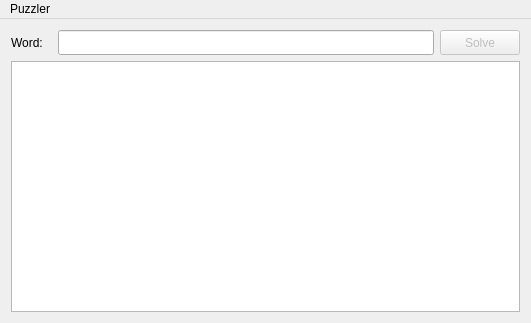
<?xml version="1.0" encoding="UTF-8"?>
<ui version="4.0">
 <class>PuzzlerWindow</class>
 <widget class="QMainWindow" name="PuzzlerWindow">
  <property name="geometry">
   <rect>
    <x>0</x>
    <y>0</y>
    <width>531</width>
    <height>323</height>
   </rect>
  </property>
  <property name="sizePolicy">
   <sizepolicy hsizetype="Preferred" vsizetype="Preferred">
    <horstretch>0</horstretch>
    <verstretch>0</verstretch>
   </sizepolicy>
  </property>
  <property name="windowTitle">
   <string>Twice Removed</string>
  </property>
  <widget class="QWidget" name="centralWidget">
   <property name="sizePolicy">
    <sizepolicy hsizetype="Expanding" vsizetype="Expanding">
     <horstretch>0</horstretch>
     <verstretch>0</verstretch>
    </sizepolicy>
   </property>
   <layout class="QVBoxLayout" name="verticalLayout">
    <item>
     <layout class="QHBoxLayout" name="horizontalLayout">
      <item>
       <widget class="QLabel" name="label">
        <property name="minimumSize">
         <size>
          <width>41</width>
          <height>25</height>
         </size>
        </property>
        <property name="maximumSize">
         <size>
          <width>41</width>
          <height>25</height>
         </size>
        </property>
        <property name="text">
         <string>Word:</string>
        </property>
       </widget>
      </item>
      <item>
       <widget class="QLineEdit" name="lineEdit">
        <property name="minimumSize">
         <size>
          <width>0</width>
          <height>25</height>
         </size>
        </property>
        <property name="maximumSize">
         <size>
          <width>16777215</width>
          <height>25</height>
         </size>
        </property>
       </widget>
      </item>
      <item>
       <widget class="QPushButton" name="solveButton">
        <property name="enabled">
         <bool>false</bool>
        </property>
        <property name="minimumSize">
         <size>
          <width>80</width>
          <height>25</height>
         </size>
        </property>
        <property name="maximumSize">
         <size>
          <width>80</width>
          <height>25</height>
         </size>
        </property>
        <property name="text">
         <string>Solve</string>
        </property>
       </widget>
      </item>
     </layout>
    </item>
    <item>
     <widget class="QTableView" name="tableView"/>
    </item>
   </layout>
  </widget>
  <widget class="QMenuBar" name="menuBar">
   <property name="geometry">
    <rect>
     <x>0</x>
     <y>0</y>
     <width>531</width>
     <height>22</height>
    </rect>
   </property>
   <widget class="QMenu" name="menuPuzzler">
    <property name="title">
     <string>Puzzler</string>
    </property>
    <addaction name="actionQuit"/>
    <addaction name="actionAbout"/>
   </widget>
   <addaction name="menuPuzzler"/>
  </widget>
  <action name="actionQuit">
   <property name="text">
    <string>Quit</string>
   </property>
   <property name="toolTip">
    <string>Quit Puzzler</string>
   </property>
   <property name="shortcut">
    <string>Ctrl+Q</string>
   </property>
  </action>
  <action name="actionAbout">
   <property name="text">
    <string>About...</string>
   </property>
   <property name="toolTip">
    <string>About Puzzler</string>
   </property>
  </action>
 </widget>
 <layoutdefault spacing="6" margin="11"/>
 <resources/>
 <connections>
  <connection>
   <sender>actionQuit</sender>
   <signal>triggered()</signal>
   <receiver>PuzzlerWindow</receiver>
   <slot>close()</slot>
   <hints>
    <hint type="sourcelabel">
     <x>-1</x>
     <y>-1</y>
    </hint>
    <hint type="destinationlabel">
     <x>266</x>
     <y>162</y>
    </hint>
   </hints>
  </connection>
 </connections>
</ui>
